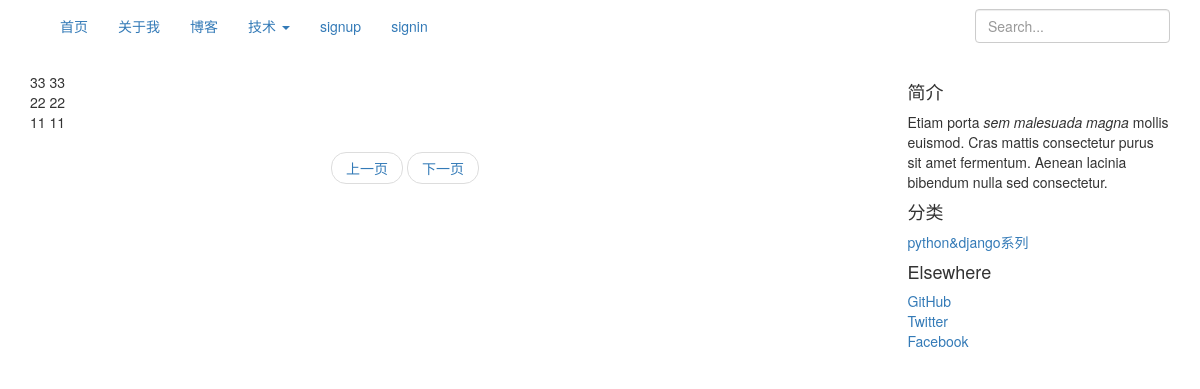
Screenshot of /category/Python with the database file from the repository.
### testblog/models.py (models this page shows, shortened)
class testblog_post(models.Model):
    title = models.CharField(max_length=150)
    body = models.TextField()
    category = models.ForeignKey(Category, default='')

### testblog/views.py (the view)
# urls.py: url(r'category/(?P<category_name>\S+)', views.get_category ),
def get_category(req, category_name):
    find_category = Category.objects.get(name=category_name)
    postlist = find_category.testblog_post_set.all()
    return render(req, 'post.html', {'post_list': postlist})

### templates/post.html (shortened to what this page needs)
{% extends 'base.html' %}
{% block post %}
{% for post in post_list reversed %}
<div class="post">
{{ post.title }}
{{ post.body }}
</div>
{% endfor %}
{% endblock %}

### rows the page displays
testblog_post: title "33", body "33"
testblog_post: title "22", body "22"
testblog_post: title "11", body "11"
